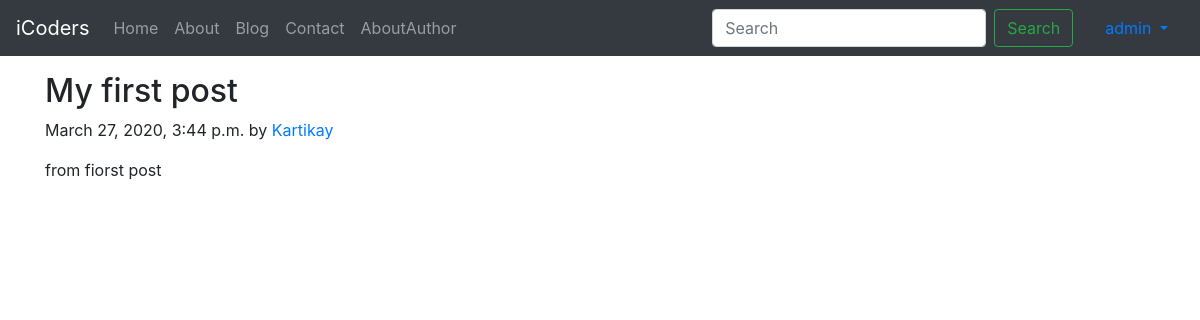
Page /blog/first-post (signed in) on the committed database.
### blog/models.py (models this page shows, shortened)
class Post(models.Model):
    sno=models.AutoField(primary_key=True)
    title=models.CharField(max_length=255)
    author=models.CharField(max_length=50)
    content=models.TextField()
    slug=models.CharField(max_length=30)
    tiemStamp=models.DateTimeField(blank=True)

### blog/views.py (the view)
# urls.py: path('<str:slug>',views.blogPost,name='blogPost'),
def blogPost(request,slug):
    post=Post.objects.filter(slug=slug)[0]
    context={'post':post}
    return render(request,'blog/blogPost.html',context)

### templates/blog/blogPost.html (shortened to what this page needs)
{% extends "base.html" %}
{% block body %}
<div class="container my-3">
    <h2 class="blog-post-title">{{post.title}}</h2>
    <p class="blog-post-meta">{{post.tiemStamp}} by <a href ="/about">{{post.author}}</a></p>
<p>{{post.content}}</p>
</div>
{% endblock body %}

### templates/base.html (shortened to what this page needs)
<!doctype html>
<html lang="en">
<head>
  <link rel="stylesheet" href="https://stackpath.bootstrapcdn.com/bootstrap/4.3.1/css/bootstrap.min.css"
>
</head>
<nav class="navbar navbar-expand-lg navbar-dark bg-dark">
  <a class="navbar-brand" href="/">iCoders</a>
  <div class="collapse navbar-collapse" id="navbarSupportedContent">
    <ul class="navbar-nav mr-auto">
      <li class="nav-item ">
        <a class="nav-link {% block Home %} {% endblock Home %}"  href="/">Home <span class="sr-only">(current)</span></a>
      </li>
      <li class="nav-item">
        <a class="nav-link {% block About %} {% endblock About %}" href='/about'>About</a>
      </li>
      <li class="nav-item">
        <a class="nav-link {% block Blog %} {% endblock Blog %}" href='/blog'>Blog</a>
      </li>
      <li class="nav-item">
        <a class="nav-link {% block Contact %} {% endblock Contact %}" href='/contact'>Contact</a>
      </li>
      <li class="nav-item">
        <a class="nav-link {% block Author %} {% endblock Author %}" href='/author'>AboutAuthor</a>
      </li>
    </ul>
    <form class="form-inline my-2 my-lg-0 mx-3" form method="get" action="/search">
        <input class="form-control mr-sm-2" type="search" name='query' id ='query' placeholder="Search" aria-label="Search">
        <button class="btn btn-outline-success my-2 my-sm-0" type="submit">Search</button>
      </form>
    {% if user.is_authenticated %}
    <ul class="nav-bar nav">
      <li class="nav-item dropdown ">
        <a class="nav-link dropdown-toggle" href="#" id="navbarDropdown" role="button" data-toggle="dropdown" aria-haspopup="true" aria-expanded="false">
          {{request.user}}
        </a>
      </li>
      </ul>
      {% else %}
    <button type="button" class="btn btn-success mr-1" data-toggle="modal" data-target="#loginmodal">
      Login
    </button>
      <button type="button" class="btn btn-success mr-1" data-toggle="modal" data-target="#signupmodal">
        SignUp</button>
      {% endif %}
  </div>
</nav>
{% block body %} {% endblock body %}
</body>
</html>

### rows in the picture
Post: title "My first post", tiemStamp "March 27, 2020, 3:44 p.m.", author "Kartikay", content "from fiorst post"

### other values in the picture
{{ request.user }} "admin"
